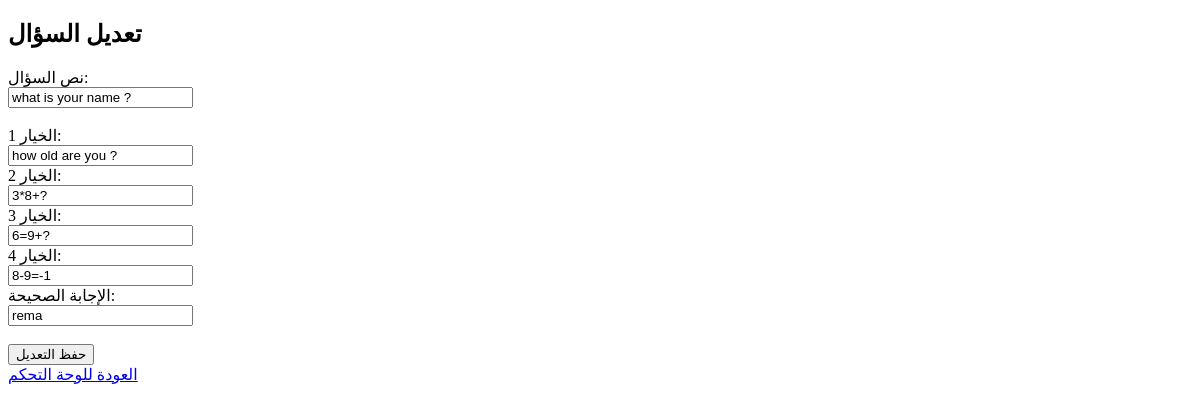
Before: /edit_question/1 (signed in) with the older database file.
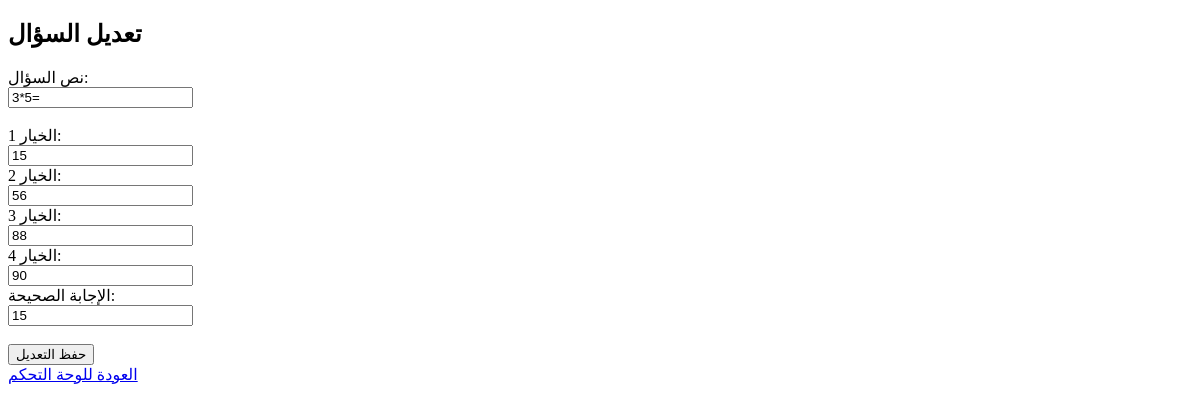
After: the same page with the newer database file.
### models.py (models this page shows)
class Question(db.Model):
    id = db.Column(db.Integer, primary_key=True)
    question_text = db.Column(db.Text, nullable=False)
    choice1 = db.Column(db.String(200), nullable=False)
    choice2 = db.Column(db.String(200), nullable=False)
    choice3 = db.Column(db.String(200), nullable=False)
    choice4 = db.Column(db.String(200), nullable=False)
    correct_answer = db.Column(db.String(200), nullable=False)  # نحدد هنا النص الصحيح

### app.py (the view, shortened to what this page needs)
@app.route('/edit_question/<int:question_id>', methods=['GET', 'POST'])
@login_required
def edit_question(question_id):
    if not current_user.is_admin:
        flash('Access denied.')
        return redirect(url_for('home'))
    question = Question.query.get_or_404(question_id)
    return render_template('edit_question.html', question=question)

### app.py (called while the page is built)
@login_manager.user_loader
def load_user(user_id):
    return User.query.get(int(user_id))

### templates/edit_question.html (shortened to what this page needs)
<!DOCTYPE html>
<html lang="ar">
<head>
</head>
<body>
    <h2>تعديل السؤال</h2>
    <form method="POST">
        <label>نص السؤال:</label><br>
        <input type="text" name="question_text" value="{{ question.question_text }}"><br><br>
        <label>الخيار 1:</label><br>
        <input type="text" name="choice1" value="{{ question.choice1 }}"><br>
        <label>الخيار 2:</label><br>
        <input type="text" name="choice2" value="{{ question.choice2 }}"><br>
        <label>الخيار 3:</label><br>
        <input type="text" name="choice3" value="{{ question.choice3 }}"><br>
        <label>الخيار 4:</label><br>
        <input type="text" name="choice4" value="{{ question.choice4 }}"><br>
        <label>الإجابة الصحيحة:</label><br>
        <input type="text" name="correct_answer" value="{{ question.correct_answer }}"><br><br>
        <button type="submit">حفظ التعديل</button>
    </form>
    <a href="{{ url_for('admin') }}">العودة للوحة التحكم</a>
</body>
</html>

Changed rows visible on the page:
changed Question: question_text "what is your name ?" → "3*5="; choice1 "how old are you ?" → "15"; choice2 "3*8+?" → "56"; choice3 "6=9+?" → "88"; choice4 "8-9=-1" → "90"; correct_answer "rema" → "15"
